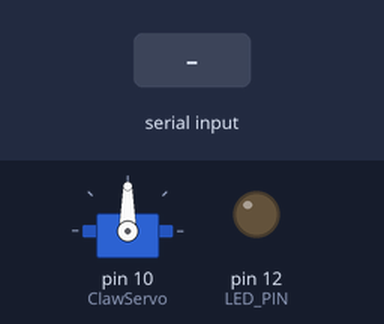
The sketch below on a simulated Arduino Leonardo, built with avr-gcc and run on an emulated ATmega32U4. Parts: servo, output pins drawn as LEDs (lit = HIGH). The inputs (shaded band) are chosen by the test bench.

Above: at 1.2 s.
1.3 s: "g90\n" received over Serial
At 2.1 s:
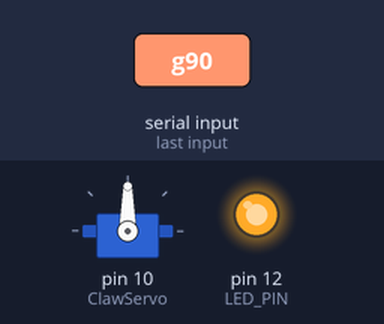
2.8 s: "g" received over Serial
At 4.9 s:
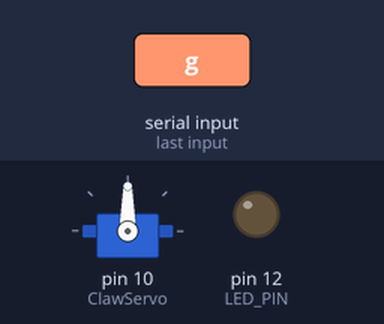
5.2 s: "g,45\n" received over Serial
At 6.3 s:
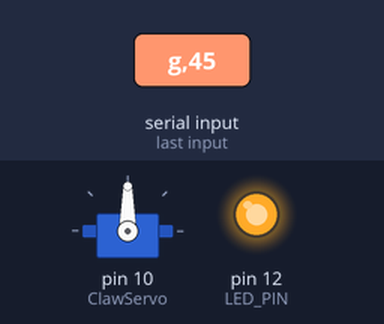
Timing chart, 0 to 8.2 s (numbered marks = the images above; inputs shaded):
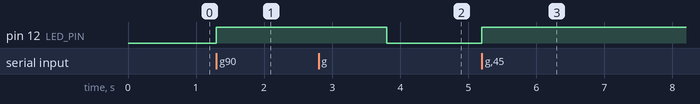

The sketch:

ArmArduino.ino
```cpp
#include <Servo.h>  // Loads 'Servo' Library
Servo ClawServo;    // Define ClawServo variable of class 'Servo'

int LED_PIN = 12;   // LED for testing purposes
int state;

// the setup function runs once when you press reset or power the board
void setup() {
  // initialize digital pin LED_BUILTIN as an output.
  pinMode(LED_PIN, OUTPUT);
  Serial.begin(9600);

  ClawServo.attach(10); // Attach Claw to Pin 10
}

// the loop function runs over and over again forever
void loop() {

  // This loop Checks from Grab Message
  if (Serial.available() > 0)
  {
    if (Serial.peek() == 'g')
    {
      Serial.read();
      state = Serial.parseInt();
      digitalWrite(LED_PIN, state);
    }
    while (Serial.available() > 0)
    {
      Serial.read();
    }
  }

  // Arm Control
  if (state == 1)
  {
    // #### Execute this Block when grab commnad recieved ###

    // Step 0: Make sure Bin Actuator is Moved to The left

    // Step 1: Open Claw
    ClawServo.write (90);

    // Step 2: Extend Arm Actuator

    // Step 3: Close Claw, grab sample

    // Step 4: Retract Arm

    // Step 5: Move Bin Actuator Under Arm

    // Step 6: Arm Drop Sample Into Bin

    // Step 7: Confirm Retreval

    // Steo 8: Return All systems to original Positions

    // Step 9 Return Finished Mesage
    state = 0;
    digitalWrite(LED_PIN, state);
  }
}
```

Measured:
- after the input at 1.3 s, pin 12 (LED_PIN): LOW → HIGH at once
- after the input at 2.8 s, pin 12 (LED_PIN): HIGH → LOW after 1.0 s
- after the input at 5.2 s, pin 12 (LED_PIN): LOW → HIGH at once
